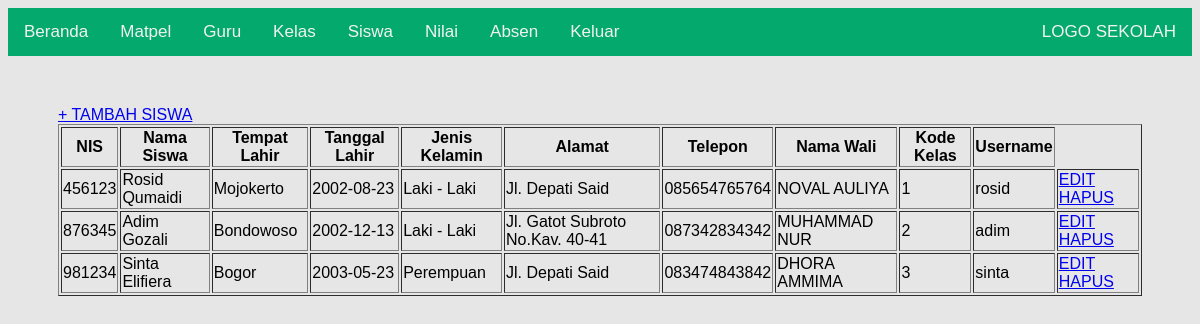
Screenshot of /view/siswa/index.php (signed in) with the database file from the repository.
### tables this page shows
CREATE TABLE `siswa` (
  `nis` int(11) NOT NULL,
  `nm_siswa` varchar(255) NOT NULL,
  `tmp_lahir` varchar(255) NOT NULL,
  `tgl_lahir` date NOT NULL,
  `jkel` varchar(255) NOT NULL,
  `alamat` text NOT NULL,
  `telp` varchar(255) NOT NULL,
  `nm_wali` varchar(255) NOT NULL,
  `kd_kelas` int(11) NOT NULL,
  `username` varchar(255) NOT NULL,
  `password` varchar(255) NOT NULL
);

### view/siswa/index.php (the view, shortened to what this page needs)
<!DOCTYPE html>
<html lang="en">
<head>
    <link rel="stylesheet" href="../../assets/css/style.css">
</head>
<body>
    <div class="topnav">
        <a href="../../index.php" class="nav-link text-light">Beranda</a>
        <a href="../matpel/index.php" class="nav-link text-light">Matpel</a>
        <a href="../guru/index.php" class="nav-link text-light">Guru</a>
        <a href="../kelas/index.php" class="nav-link text-light">Kelas</a>
        <a href="../siswa/index.php" class="nav-link text-light">Siswa</a>
        <a href="../nilai/index.php" class="nav-link text-light">Nilai</a>
        <a href="../absen/index.php" class="nav-link text-light">Absen</a>
        <a href="../auth/logout.php" class="nav-link text-light">Keluar</a>
        <a href="../../index.php" class="navbar-brand" style="float: right">LOGO SEKOLAH</a>
    </div>
    <div class="jumbotron jumbotron-fluid bg-light" style="height:90vh">
        <div class="container">
            <a href="tambah.php">+ TAMBAH SISWA</a>
            <table border="1">
                <tr>
                    <th>NIS</th>
                    <th>Nama Siswa</th>
                    <th>Tempat Lahir</th>
                    <th>Tanggal Lahir</th>
                    <th>Jenis Kelamin</th>
                    <th>Alamat</th>
                    <th>Telepon</th>
                    <th>Nama Wali</th>
                    <th>Kode Kelas</th>
                    <th>Username</th>
                </tr>
                <?php
                    include '../../config/koneksi.php';
                    $data = mysqli_query($koneksi,"SELECT * FROM siswa");
                    while($d = mysqli_fetch_array($data))
                    {
                ?>
                    <tr>
                        <td><?php echo $d['nis']; ?></td>
                        <td><?php echo $d['nm_siswa']; ?></td>
                        <td><?php echo $d['tmp_lahir']; ?></td>
                        <td><?php echo $d['tgl_lahir']; ?></td>
                        <td><?php echo $d['jkel']; ?></td>
                        <td><?php echo $d['alamat']; ?></td>
                        <td><?php echo $d['telp']; ?></td>
                        <td><?php echo $d['nm_wali']; ?></td>
                        <td><?php echo $d['kd_kelas']; ?></td>
                        <td><?php echo $d['username']; ?></td>
                        <td>
                            <a href="edit.php?nis=<?php echo $d['nis']; ?>">EDIT</a>
                            <a href="hapus.php?nis=<?php echo $d['nis']; ?>">HAPUS</a>
                        </td>
                    </tr>
                <?php } ?>
            </table>
        </div>
    </div>
</body>
</html>

### assets/css/style.css (style rules this page uses)
body { background: #e6e6e6; font-family: Arial, Helvetica, sans-serif; }
.container { padding: 50px; }
.topnav { overflow: hidden; background-color: #04AA6D; }
.topnav a { float: left; color: #f2f2f2; text-align: center; padding: 14px 16px; text-decoration: none; font-size: 17px; }

### rows the page displays
siswa: nis "456123", nm_siswa "Rosid Qumaidi", tmp_lahir "Mojokerto", tgl_lahir "2002-08-23", jkel "Laki - Laki", alamat "Jl. Depati Said", telp "085654765764", nm_wali "NOVAL AULIYA", kd_kelas "1", username "rosid"
siswa: nis "876345", nm_siswa "Adim Gozali", tmp_lahir "Bondowoso", tgl_lahir "2002-12-13", jkel "Laki - Laki", alamat "Jl. Gatot Subroto No.Kav. 40-41", telp "087342834342", nm_wali "MUHAMMAD NUR", kd_kelas "2", username "adim"
siswa: nis "981234", nm_siswa "Sinta Elifiera", tmp_lahir "Bogor", tgl_lahir "2003-05-23", jkel "Perempuan", alamat "Jl. Depati Said", telp "083474843842", nm_wali "DHORA AMMIMA", kd_kelas "3", username "sinta"
